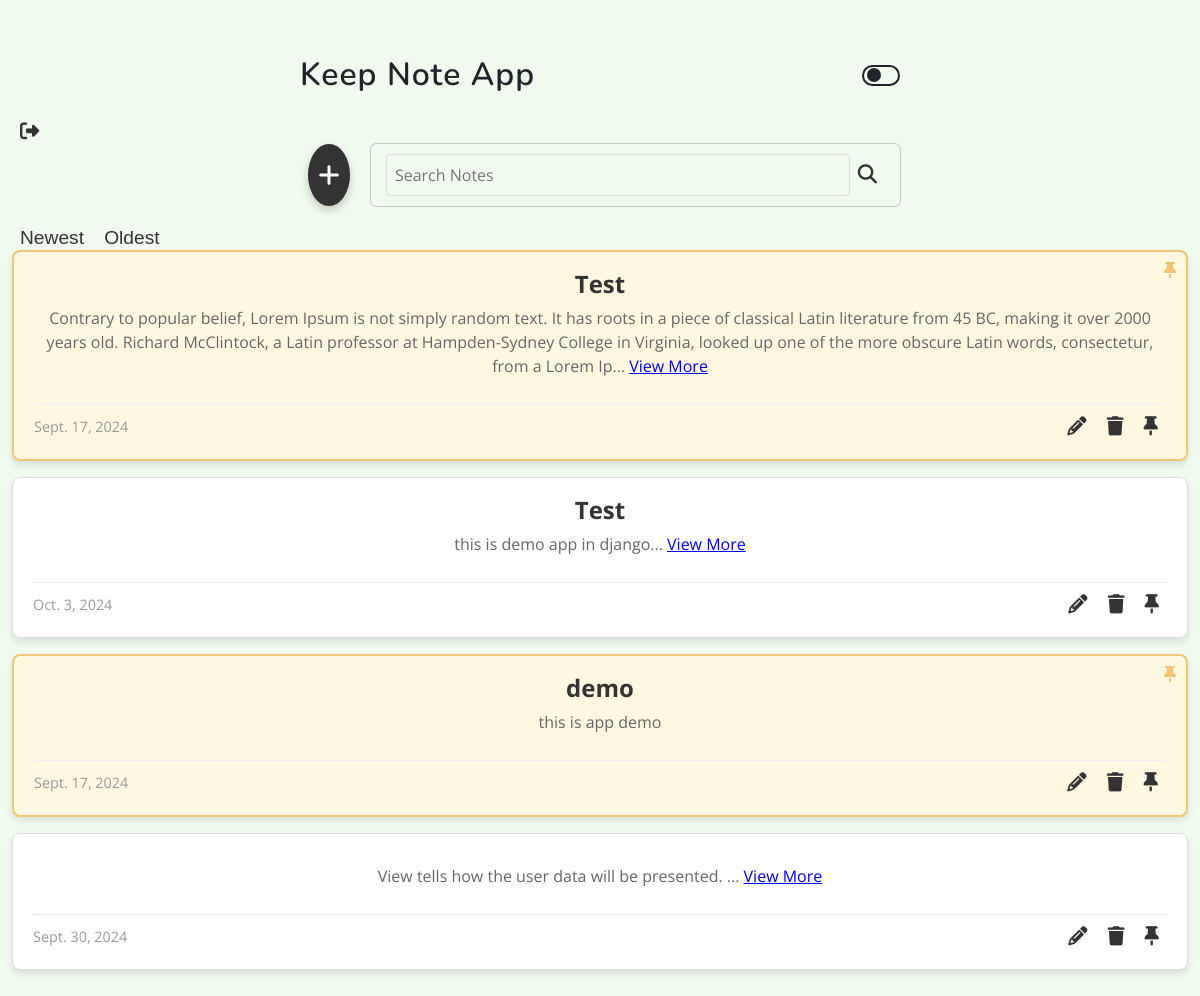
/note/ (signed in), run on the app's committed database.
### note/models.py (models this page shows, shortened)
class Note(models.Model):
    id = models.CharField(
        default=generate_pk,
        primary_key=True,
        max_length=255,
        unique=True,
        editable=False,
    )
    title = models.CharField(default="", max_length=200)
    body = models.TextField(null=True, blank=True)
    is_pinned = models.BooleanField(default=False)
    updated = models.DateTimeField(auto_now=True)
    created = models.DateTimeField(auto_now_add=True)
    color = models.CharField(max_length=7, default="#ffffff")

### note/views.py (the view)
# urls.py: path("", home_view, name="home"),
@login_required
def home_view(request):
    q = request.GET.get("q") if request.GET.get("q") != None else ""
    notes = Note.objects.filter(
        Q(title__icontains=q)).order_by("-updated", "-created")
    context = {"notes": notes}
    return render(request, "notePage/home.html", context)

### template/notePage/home.html (shortened to what this page needs)
{% extends 'main.html' %}
{% load static %}
{% block content %}
<link rel="stylesheet" href="{% static 'css/home.css' %}" />
<div class="logout-container">
  <button class="icon-btn logout-btn" title="Logout" onclick="window.location.href=`{% url 'logout' %}`;">
    <i class="fa-solid fa-right-from-bracket"></i>
  </button>
</div>
<div class="options-container">
  <button class="icon-btn add-notes" title="Add Note" onclick="window.location.href=`{% url 'add-note' %}`;">
    <i class="fa-solid fa-plus"></i>
  </button>
  <div class="search-notes">
    <form action="" method="GET">
      <input type="text" name="q" class="search-notes__input-box" placeholder="Search Notes" />
      <button type="submit" class="icon-btn search-notes__icon" title="Search Note">
        <i class="fa-solid fa-magnifying-glass"></i>
      </button>
    </form>
  </div>
</div>
<div class="sort-buttons">
  <button id="sort-newest" class="icon-btn" title="Sort by Newest">
    Newest
  </button>
  <button id="sort-oldest" class="icon-btn" title="Sort by Oldest">
    Oldest
  </button>
</div>
<div class="notes-container">
  {% if notes %}
    {% for note in notes %}
      <div class="note-item__container note-item {% if note.is_pinned %}pinned{% endif %}" data-date="{{ note.created|date:'Y-m-d H:i:s' }}">
      {% if note.is_pinned %}
      <i class="fa-solid fa-thumbtack note-item__pin-icon"></i>
      {% endif %}
      <h3 class="note-item__title" title="{{ note.title }}">
        <a href="{% url 'display-note' note.id %}">{{ note.title }}</a>
      </h3>
      <p class="note-item__body">
        {{ note.body|slice:420|striptags }}{% if note.body|length > 50 %}...
        <a href="{% url 'display-note' note.id %}" class="note-item__link" title="View More">View More</a>
        {% endif %}
      </p>
      <div class="divider"></div>
      <div class="note-tools-container">
        <span class="note-date">{{ note.created|date }}</span>
        <div class="note-options">
          <button class="icon-btn option" title="Edit" onclick="window.location.href=`{% url 'edit-note' note.id %}`;">
            <i class="fa-solid fa-pencil"></i>
          </button>
          <button class="icon-btn option" title="Delete" onclick="window.location.href=`{% url 'delete-note' note.id %}`;">
            <i class="fa-solid fa-trash"></i>
          </button>
          <button class="icon-btn option" title="Pin/Unpin" onclick="window.location.href=`{% url 'pin-note' note.id %}`;">
            <i class="fa-solid fa-thumbtack"></i>
          </button>
        </div>
      </div>
    </div>
    {% endfor %}
  {% else %}
    <h2 class="note-item__message">No Notes Found!</h2>
    <button class="btn" onclick="window.location.href=`{% url 'add-note' %}`;">Add Notes</button>
  {% endif %}
</div>
{% endblock content %}

### template/main.html (shortened to what this page needs)
{% load static %}
<!DOCTYPE html>
<html lang="en">
  <head>
    <link rel="stylesheet" href="{% static 'css/main.css' %}" />
  </head>
  <body style="position: relative;">
    <div class="container">
      {% include 'components/header.html' %}
      {% block content %}
      {% endblock content %}
    </div>
  </body>
</html>

### template/components/header.html
<header class="header">
    <a href="{% url 'home' %}" class="logo-text" title="DjangoNotesApp">
      Keep Note App
    </a>
    <div class="toggle-btn" title="Toggle Theme">
      <div class="toggle-dot"></div>
    </div>
  </header>

### static/css/main.css (style rules this page uses)
:root { --global-transition: 150ms color linear, 200ms background-color ease-in-out, 150ms width linear, 200ms border-color linear, transform 200ms linear, margin 220ms linear, 150ms opacity linear, 150ms box-shadow linear; --color-white: #ffffff; --color-dark: #232527; }
.theme-light { --color-primary: #21222a; --color-secondary: #f1faee; --color-gray: #626262; --font-color: #000000; }
* { margin: 0; padding: 0; box-sizing: border-box; transition: var(--global-transition); }
html { scroll-behavior: smooth; }
body { background-color: var(--color-secondary); width: 100%; height: 100vh; font-size: 16px; line-height: 24px; font-family: 'Open Sans', 'sans-serif'; padding: 10px 0; }
.icon-btn { font-size: 16px; background-color: transparent; border: none; cursor: pointer; }
.container { max-width: 1290px; width: 100%; margin: 10px auto; padding: 10px 12px; }
.header, .options-container { max-width: 600px; margin: 0 auto; }
.header { margin: 20px auto; padding: 5px 0; display: flex; align-items: center; justify-content: space-between; }
.toggle-btn { cursor: pointer; width: 38px; height: 21px; border: 2px solid var(--color-primary); display: flex; justify-content: flex-start; align-items: center; border-radius: 40px; padding: 0 3px; }
.toggle-dot { width: 14px; height: 14px; background-color: var(--color-primary); border-radius: 40px; }
.logo-text { color: var(--color-primary); font-family: 'Nunito', sans-serif; user-select: none; text-decoration: none; font-size: 32px; line-height: 40px; font-weight: 600; position: relative; text-transform: capitalize; letter-spacing: 1px; }
.logo-text::after { content: ''; position: absolute; left: 50%; bottom: -4px; transform: translateX(-50%); width: 0%; border-radius: 40px; height: 2px; transition: inherit; background-color: var(--color-primary); }
.options-container { margin-bottom: 40px; display: flex; gap: 13px; }
.search-notes, .add-notes, .btn { border-radius: 5.5px; box-shadow: rgba(0, 0, 0, 0.2) 0px 0px 0px 1px; }
.add-notes { width: 45px; font-size: 16px; display: flex; justify-content: center; align-items: center; }
.search-notes { width: 100%; overflow: hidden; padding: 10px 15px; }
.search-notes__icon, .add-notes { color: var(--color-gray); }
.search-notes form { display: flex; justify-content: space-between; align-items: center; }
.search-notes form input { flex: 1; }
.search-notes__input-box { background-color: transparent; border: none; outline: none; font-size: inherit; font-family: inherit; line-height: inherit; color: var(--color-primary); }

### static/css/home.css (style rules this page uses)
.note-item__container { display: flex; flex-direction: column; align-items: center; border: 1px solid #ddd; border-radius: 8px; padding: 20px; margin-bottom: 16px; background-color: #fff; box-shadow: 0 4px 6px rgba(0, 0, 0, 0.1); transition: box-shadow 0.3s ease; }
.note-item__title { font-size: 1.5rem; margin-bottom: 10px; color: #333; text-align: center; }
.note-item__title a { text-decoration: none; color: inherit; }
.note-item__body { font-size: 1rem; color: #666; margin-bottom: 16px; text-align: center; }
.note-tools-container { display: flex; justify-content: space-between; width: 100%; align-items: center; }
.note-date { font-size: 0.9rem; color: #999; }
.icon-btn { background: none; border: none; cursor: pointer; font-size: 1.2rem; margin: 0 8px; color: #333; transition: color 0.3s ease; }
.note-item.pinned { border: 2px solid #f0c674; background-color: #fff8e1; position: relative; }
.note-item__pin-icon { position: absolute; top: 10px; right: 10px; color: #f0c674; }
.divider { width: 100%; height: 1px; background-color: #eee; margin: 10px 0; }
.search-notes__input-box { width: 100%; padding: 8px; border: 1px solid #ddd; border-radius: 4px; font-size: 1rem; }
.search-notes__icon { margin-left: 8px; }
.options-container { display: flex; justify-content: space-between; margin-bottom: 20px; }
.add-notes { font-size: 1.5rem; padding: 10px; background-color: #333; color: #fff; border-radius: 50%; box-shadow: 0 4px 8px rgba(0, 0, 0, 0.2); }

### data on the page
Note: is_pinned True (drawn), title "Test", body "Contrary to popular belief, Lorem Ipsum is not simply random text. It has roots in a piece of classical Latin literature from 45 BC, making it over 2000 years old. Richard McClintock, a Latin professor at Hampden-Sydney College in Virginia, looked up one of the more obscure Latin words, consectetur, from a Lorem Ip", shows "View More", created "Sept. 17, 2024"
Note: title "Test", body "this is demo app in django", shows "View More", created "Oct. 3, 2024"
Note: is_pinned True (drawn), title "demo", body "this is app demo", created "Sept. 17, 2024"
Note: body "View tells how the user data will be presented.", shows "View More", created "Sept. 30, 2024"
